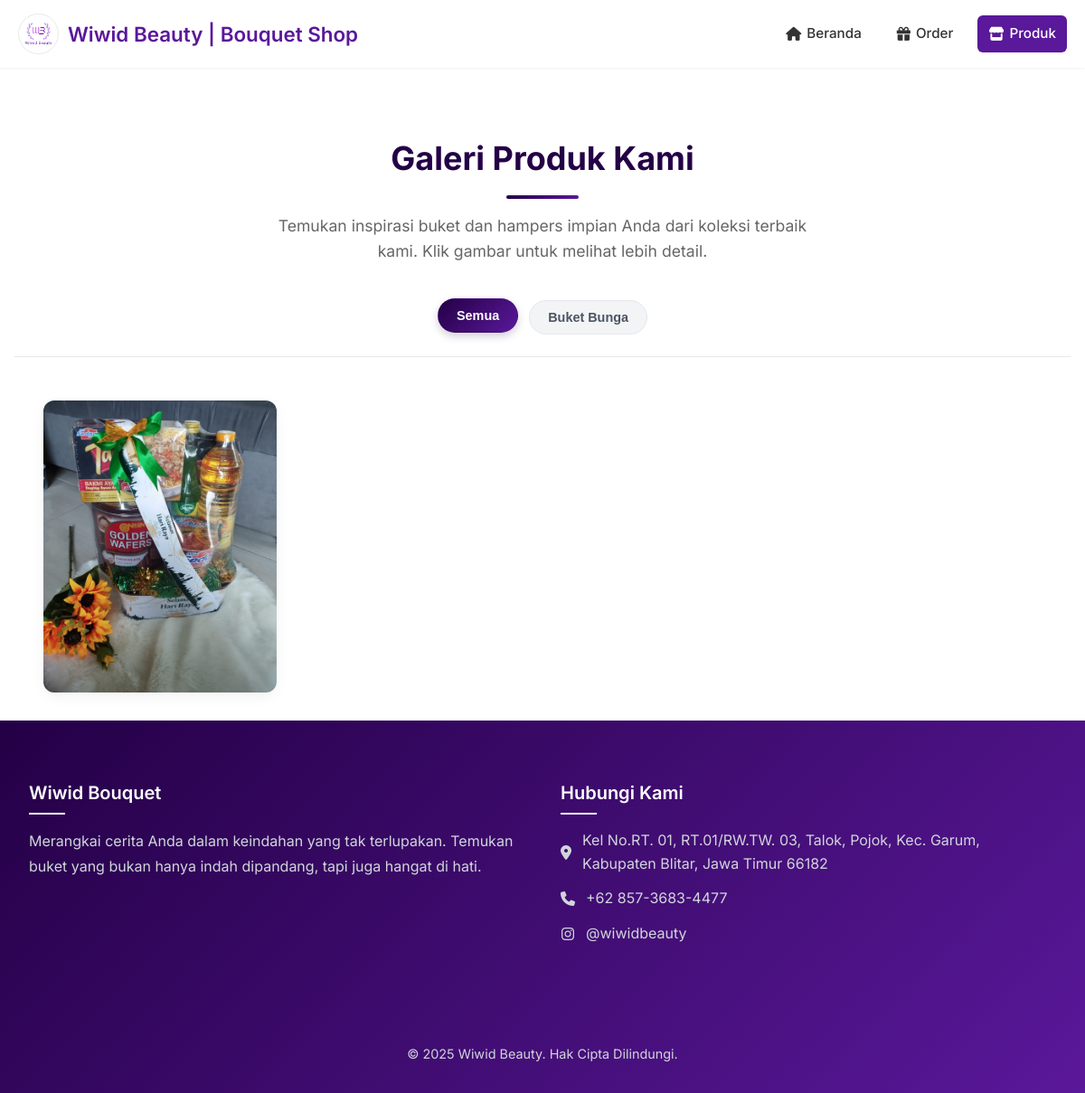
Page /produk.php on the earlier database version.
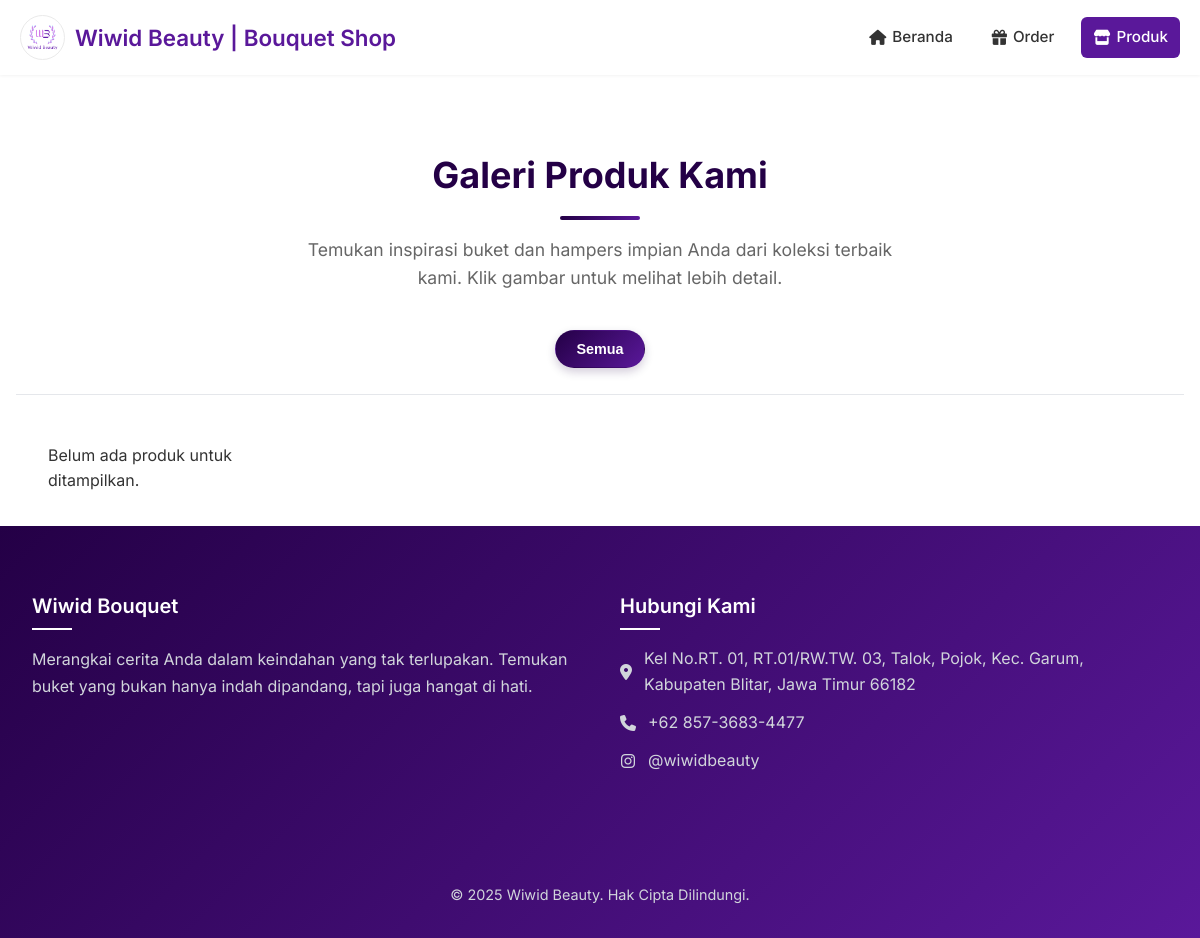
Same page on the later database version.
### tables this page shows
CREATE TABLE produk (
    id_produk int(11) NOT NULL,
    id_kategori int(11) DEFAULT NULL,
    gambar varchar(255) DEFAULT NULL
);

### produk.php (the view, shortened to what this page needs)
<?php
require_once 'database.php';
function slugify($text)
{
    $text = preg_replace('~[^\pL\d]+~u', '-', $text);
    $text = iconv('utf-8', 'us-ascii//TRANSLIT', $text);
    $text = preg_replace('~[^-\w]+~', '', $text);
    $text = trim($text, '-');
    $text = preg_replace('~-+~', '-', $text);
    $text = strtolower($text);
    return $text;
}
$categories_sql = "SELECT DISTINCT k.nama_kategori
                   FROM kategori_produk k
                   JOIN produk p ON k.id_kategori = p.id_kategori
                   ORDER BY k.nama_kategori ASC";
$categories_result = $conn->query($categories_sql);
$categories = [];
if ($categories_result) {
    while ($row = $categories_result->fetch_assoc()) {
        $categories[] = $row;
    }
}
$products_sql = "SELECT p.gambar, k.nama_kategori
                 FROM produk p
                 JOIN kategori_produk k ON p.id_kategori = k.id_kategori
                 ORDER BY p.unggulan DESC, p.id_produk DESC";
$products_result = $conn->query($products_sql);
$products = [];
if ($products_result) {
    while ($row = $products_result->fetch_assoc()) {
        $products[] = $row;
    }
}
?>
<!DOCTYPE html>
<html lang="id">
<head>
    <link rel="stylesheet" href="css/style.css">
    <link rel="stylesheet" href="css/produk-style.css">
</head>
<body>
    <header class="header">
        <nav class="navbar">
            <a href="index.php" class="logo_brand">
                <img src="images/Logo.png" alt="Logo" />
                <span>Wiwid Beauty | Bouquet Shop</span>
            </a>
            <ul class="nav-links">
                <li><a href="index.php"><i class="fa-solid fa-house"></i>Beranda</a></li>
                <li><a href="order.php"><i class="fa-solid fa-gift"></i>Order</a></li>
                <li><a href="produk.php" class="active"><i class="fa-solid fa-store"></i>Produk</a></li>
            </ul>
        </nav>
    </header>
    <main>
        <h1 class="page-title">Galeri Produk Kami</h1>
        <p class="page-subtitle">Temukan inspirasi buket dan hampers impian Anda dari koleksi terbaik kami. Klik gambar
            untuk melihat lebih detail.</p>
        <div class="category-filter">
            <button class="category-btn active" data-category="all">Semua</button>
            <?php
            if (!empty($categories)) {
                foreach ($categories as $category) {
                    $category_name = htmlspecialchars($category['nama_kategori']);
                    $category_slug = slugify($category_name);
                    echo '<button class="category-btn" data-category="' . $category_slug . '">' . $category_name . '</button>';
                }
            }
            ?>
        </div>
        <div class="product-grid">
            <?php
            if (!empty($products)) {
                foreach ($products as $product) {
                    $category_name = htmlspecialchars($product['nama_kategori']);
                    $category_slug = slugify($category_name);
                    $image_path = htmlspecialchars($product['gambar']);
                    echo '<div class="product-card" data-category="' . $category_slug . '">';
                    echo '    <div class="product-image">';
                    echo '        <img class="showcase-img" src="' . $image_path . '" alt="' . $category_name . '"/>';
                    echo '    </div>';
                    echo '</div>';
                }
            } else {
                echo "<p>Belum ada produk untuk ditampilkan.</p>";
            }
            ?>
        </div>
    </main>
    <footer>
        <div class="footer-container">
            <div class="footer-column">
                <h3>Wiwid Bouquet</h3>
                <p>Merangkai cerita Anda dalam keindahan yang tak terlupakan. Temukan buket yang bukan hanya indah
                    dipandang, tapi juga hangat di hati.</p>
            </div>
            <div class="footer-column">
                <h3>Hubungi Kami</h3>
                <ul>
                    <li><a href="https://maps.app.goo.gl/HRthCoydBxJRTCFr8" target="_blank"><i
                                class="fa-solid fa-location-dot"></i><span>Kel No.RT. 01, RT.01/RW.TW. 03, Talok, Pojok, Kec. Garum, Kabupaten Blitar, Jawa Timur 66182</span></a>
                    </li>
                    <li><a href="tel:+6285736834477"><i class="fa-solid fa-phone"></i><span>+62 857-3683-4477</span></a>
                    </li>
                    <li><a href="https://www.instagram.com/wiwidbeauty/" target="_blank"><i
                                class="fab fa-instagram"></i><span>@wiwidbeauty</span></a></li>
                </ul>
            </div>
        </div>
        <div class="footer-bottom">
            <p>© 2025 Wiwid Beauty. Hak Cipta Dilindungi.</p>
        </div>
    </footer>
</body>
</html>

### css/style.css (style rules this page uses)
:root { --primary: #240046; --secondary: #3c096c; --accent: #5a189a; --light: #f8f9fa; --light-gray: #eaeaea; --medium-gray: #d0d0d0; --dark: #212529; --text: #333333; --text-light: #666666; --white: #ffffff; --pink: #ff5d8f; --light-pink: #ffafcc; }
* { margin: 0; padding: 0; box-sizing: border-box; }
body, html { font-family: "Inter", sans-serif; background-color: var(--white); color: var(--text); line-height: 1.6; -webkit-font-smoothing: antialiased; scroll-behavior: smooth; overflow-x: hidden; }
.header { background-color: var(--white); padding: 0 20px; position: sticky; top: 0; z-index: 1000; box-shadow: 0 1px 3px rgba(0, 0, 0, 0.05); }
.navbar { max-width: 1200px; margin: 0 auto; display: flex; justify-content: space-between; align-items: center; padding: 15px 0; }
.logo_brand { display: flex; align-items: center; gap: 10px; font-size: 1.4rem; font-weight: 600; text-decoration: none; color: var(--accent); }
.logo_brand img { height: 45px; width: 45px; border-radius: 50%; background-color: var(--white); padding: 3px; border: 1px solid var(--light-gray); }
.nav-links { list-style-type: none; display: flex; gap: 15px; }
.nav-links a { color: var(--text); text-decoration: none; padding: 8px 12px; font-weight: 500; transition: all 0.3s cubic-bezier(0.25, 0.8, 0.25, 1); font-size: 0.95rem; border-radius: 6px; display: flex; align-items: center; position: relative; gap: 6px; }
.nav-links a.active { background-color: var(--accent); color: var(--white) !important; }
main { max-width: 1200px; margin: 0 auto 40px; padding: 0 0; }
.page-title { text-align: center; margin: 40px 0 30px; color: var(--primary); font-size: 2rem; font-weight: 700; position: relative; padding-bottom: 15px; }
.page-title:after { content: ""; position: absolute; bottom: 0; left: 50%; transform: translateX(-50%); width: 80px; height: 4px; background: linear-gradient(90deg, var(--primary) 0%, var(--accent) 100%); border-radius: 2px; }
.product-grid { display: grid; grid-template-columns: repeat(4, 1fr); gap: 1.5rem; padding: 0 2rem; max-width: 1200px; margin: 0 auto; }
footer { background: linear-gradient(135deg, var(--primary) 0%, var(--accent) 100%); color: #d1d5db; padding: 4rem 2rem 2rem 2rem; }
.footer-container { max-width: 1200px; margin: 0 auto; display: grid; grid-template-columns: repeat(auto-fit, minmax(280px, 1fr)); gap: 2.5rem; }
.footer-column h3 { font-size: 1.25rem; font-weight: 600; color: #ffffff; margin-bottom: 1.5rem; position: relative; }
.footer-column h3::after { content: ''; position: absolute; left: 0; bottom: -8px; width: 40px; height: 2px; background-color: var(--white); }
.footer-column p { line-height: 1.7; margin-bottom: 1rem; }
.footer-column ul { list-style: none; padding: 0; margin: 0; }
.footer-column ul li { margin-bottom: 0.8rem; display: flex; align-items: center; }
.footer-column ul li i { margin-right: 12px; width: 16px; text-align: center; color: #d1d5db; }
.footer-column ul a { color: #d1d5db; text-decoration: none; transition: all 0.3s ease; display: inline-flex; align-items: center; }
.footer-bottom { text-align: center; padding-top: 3rem; margin-top: 3rem; font-size: 0.9rem; }

Differences in the rows shown:
removed produk: gambar (picture)
Other differences:
text now shown: "Belum ada produk untuk ditampilkan."
list line gone: "Buket Bunga"
